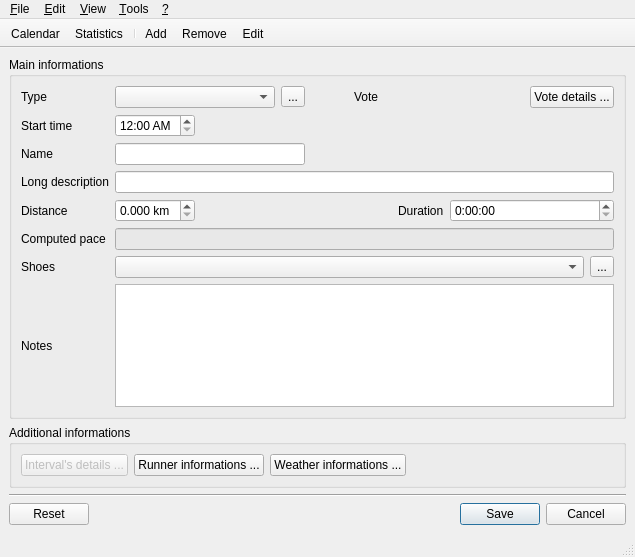
<ui version="4.0" >
 <class>MainView</class>
 <widget class="QMainWindow" name="MainView" >
  <property name="geometry" >
   <rect>
    <x>0</x>
    <y>0</y>
    <width>635</width>
    <height>557</height>
   </rect>
  </property>
  <property name="windowTitle" >
   <string>Running</string>
  </property>
  <property name="windowIcon" >
   <iconset>
    <normaloff>:mainicon</normaloff>:mainicon</iconset>
  </property>
  <widget class="QWidget" name="centralwidget" >
   <layout class="QVBoxLayout" name="verticalLayout_3" >
    <property name="margin" >
     <number>0</number>
    </property>
    <item>
     <widget class="QStackedWidget" name="stackedWidget" >
      <property name="currentIndex" >
       <number>1</number>
      </property>
      <widget class="QWidget" name="calendarPage" >
       <layout class="QHBoxLayout" name="horizontalLayout_3" >
        <property name="margin" >
         <number>0</number>
        </property>
        <item>
         <widget class="CalendarWidget" name="calendarWidget" >
          <property name="firstDayOfWeek" >
           <enum>Qt::Monday</enum>
          </property>
          <property name="gridVisible" >
           <bool>true</bool>
          </property>
          <property name="horizontalHeaderFormat" >
           <enum>QCalendarWidget::LongDayNames</enum>
          </property>
          <property name="verticalHeaderFormat" >
           <enum>QCalendarWidget::NoVerticalHeader</enum>
          </property>
          <property name="dateEditEnabled" >
           <bool>false</bool>
          </property>
         </widget>
        </item>
       </layout>
      </widget>
      <widget class="QWidget" name="eventPage" >
       <layout class="QVBoxLayout" name="verticalLayout" >
        <item>
         <widget class="QGroupBox" name="groupBox" >
          <property name="sizePolicy" >
           <sizepolicy vsizetype="Preferred" hsizetype="Preferred" >
            <horstretch>0</horstretch>
            <verstretch>1</verstretch>
           </sizepolicy>
          </property>
          <property name="title" >
           <string>Main informations</string>
          </property>
          <layout class="QGridLayout" name="gridLayout" >
           <item row="0" column="0" >
            <widget class="QLabel" name="eventTypeLabel" >
             <property name="text" >
              <string>Type</string>
             </property>
             <property name="buddy" >
              <cstring>eventTypeComboBox</cstring>
             </property>
            </widget>
           </item>
           <item row="0" column="1" colspan="3" >
            <widget class="QComboBox" name="eventTypeComboBox" >
             <property name="sizePolicy" >
              <sizepolicy vsizetype="Fixed" hsizetype="Preferred" >
               <horstretch>1</horstretch>
               <verstretch>0</verstretch>
              </sizepolicy>
             </property>
            </widget>
           </item>
           <item row="0" column="5" >
            <spacer name="horizontalSpacer_3" >
             <property name="orientation" >
              <enum>Qt::Horizontal</enum>
             </property>
             <property name="sizeHint" stdset="0" >
              <size>
               <width>40</width>
               <height>20</height>
              </size>
             </property>
            </spacer>
           </item>
           <item row="0" column="6" >
            <widget class="QLabel" name="voteLabel" >
             <property name="text" >
              <string>Vote</string>
             </property>
            </widget>
           </item>
           <item row="0" column="7" colspan="3" >
            <widget class="QxtStars" native="1" name="starsSlider" />
           </item>
           <item row="1" column="0" >
            <widget class="QLabel" name="startLabel" >
             <property name="text" >
              <string>Start time</string>
             </property>
             <property name="buddy" >
              <cstring>startTimeEdit</cstring>
             </property>
            </widget>
           </item>
           <item row="1" column="1" >
            <widget class="QTimeEdit" name="startTimeEdit" >
             <property name="displayFormat" >
              <string>h:mm AP</string>
             </property>
            </widget>
           </item>
           <item row="1" column="2" colspan="9" >
            <spacer name="horizontalSpacer" >
             <property name="orientation" >
              <enum>Qt::Horizontal</enum>
             </property>
             <property name="sizeHint" stdset="0" >
              <size>
               <width>40</width>
               <height>20</height>
              </size>
             </property>
            </spacer>
           </item>
           <item row="2" column="0" >
            <widget class="QLabel" name="nameLabel" >
             <property name="text" >
              <string>Name</string>
             </property>
             <property name="buddy" >
              <cstring>nameLineEdit</cstring>
             </property>
            </widget>
           </item>
           <item row="2" column="1" colspan="4" >
            <widget class="QLineEdit" name="nameLineEdit" />
           </item>
           <item row="2" column="5" colspan="6" >
            <spacer name="horizontalSpacer_4" >
             <property name="orientation" >
              <enum>Qt::Horizontal</enum>
             </property>
             <property name="sizeHint" stdset="0" >
              <size>
               <width>40</width>
               <height>20</height>
              </size>
             </property>
            </spacer>
           </item>
           <item row="3" column="0" >
            <widget class="QLabel" name="descriptionLabel" >
             <property name="text" >
              <string>Long description</string>
             </property>
             <property name="buddy" >
              <cstring>descriptionLineEdit</cstring>
             </property>
            </widget>
           </item>
           <item row="3" column="1" colspan="10" >
            <widget class="QLineEdit" name="descriptionLineEdit" />
           </item>
           <item row="4" column="0" >
            <widget class="QLabel" name="distanceLabel" >
             <property name="text" >
              <string>Distance</string>
             </property>
             <property name="buddy" >
              <cstring>distanceDoubleSpinBox</cstring>
             </property>
            </widget>
           </item>
           <item row="4" column="1" >
            <widget class="QDoubleSpinBox" name="distanceDoubleSpinBox" >
             <property name="sizePolicy" >
              <sizepolicy vsizetype="Fixed" hsizetype="Minimum" >
               <horstretch>0</horstretch>
               <verstretch>0</verstretch>
              </sizepolicy>
             </property>
             <property name="minimumSize" >
              <size>
               <width>80</width>
               <height>0</height>
              </size>
             </property>
             <property name="suffix" >
              <string> km</string>
             </property>
             <property name="decimals" >
              <number>3</number>
             </property>
             <property name="maximum" >
              <double>999.990000000000009</double>
             </property>
            </widget>
           </item>
           <item row="4" column="2" colspan="5" >
            <spacer name="horizontalSpacer_2" >
             <property name="orientation" >
              <enum>Qt::Horizontal</enum>
             </property>
             <property name="sizeHint" stdset="0" >
              <size>
               <width>40</width>
               <height>20</height>
              </size>
             </property>
            </spacer>
           </item>
           <item row="4" column="7" >
            <widget class="QLabel" name="durationLabel" >
             <property name="text" >
              <string>Duration</string>
             </property>
             <property name="buddy" >
              <cstring>durationTimeEdit</cstring>
             </property>
            </widget>
           </item>
           <item row="4" column="8" colspan="3" >
            <widget class="QTimeEdit" name="durationTimeEdit" >
             <property name="sizePolicy" >
              <sizepolicy vsizetype="Fixed" hsizetype="Minimum" >
               <horstretch>0</horstretch>
               <verstretch>0</verstretch>
              </sizepolicy>
             </property>
             <property name="displayFormat" >
              <string>h:mm:ss</string>
             </property>
            </widget>
           </item>
           <item row="5" column="0" >
            <widget class="QLabel" name="paceLabel" >
             <property name="text" >
              <string>Computed pace</string>
             </property>
             <property name="buddy" >
              <cstring>paceLineEdit</cstring>
             </property>
            </widget>
           </item>
           <item row="5" column="1" colspan="10" >
            <widget class="QLineEdit" name="paceLineEdit" >
             <property name="sizePolicy" >
              <sizepolicy vsizetype="Fixed" hsizetype="Expanding" >
               <horstretch>1</horstretch>
               <verstretch>0</verstretch>
              </sizepolicy>
             </property>
             <property name="palette" >
              <palette>
               <active>
                <colorrole role="Base" >
                 <brush brushstyle="SolidPattern" >
                  <color alpha="255" >
                   <red>232</red>
                   <green>232</green>
                   <blue>232</blue>
                  </color>
                 </brush>
                </colorrole>
               </active>
               <inactive>
                <colorrole role="Base" >
                 <brush brushstyle="SolidPattern" >
                  <color alpha="255" >
                   <red>232</red>
                   <green>232</green>
                   <blue>232</blue>
                  </color>
                 </brush>
                </colorrole>
               </inactive>
               <disabled>
                <colorrole role="Base" >
                 <brush brushstyle="SolidPattern" >
                  <color alpha="255" >
                   <red>232</red>
                   <green>232</green>
                   <blue>232</blue>
                  </color>
                 </brush>
                </colorrole>
               </disabled>
              </palette>
             </property>
             <property name="readOnly" >
              <bool>true</bool>
             </property>
            </widget>
           </item>
           <item row="6" column="0" >
            <widget class="QLabel" name="shoeLabel" >
             <property name="text" >
              <string>Shoes</string>
             </property>
             <property name="buddy" >
              <cstring>shoeComboBox</cstring>
             </property>
            </widget>
           </item>
           <item row="6" column="1" colspan="10" >
            <layout class="QHBoxLayout" name="horizontalLayout_2" >
             <item>
              <widget class="QComboBox" name="shoeComboBox" />
             </item>
             <item>
              <widget class="QToolButton" name="shoeToolButton" >
               <property name="text" >
                <string>...</string>
               </property>
              </widget>
             </item>
            </layout>
           </item>
           <item row="7" column="0" >
            <widget class="QLabel" name="paceLabel_2" >
             <property name="text" >
              <string>Notes</string>
             </property>
             <property name="buddy" >
              <cstring>notesPlainTextEdit</cstring>
             </property>
            </widget>
           </item>
           <item row="7" column="1" colspan="10" >
            <widget class="QPlainTextEdit" name="notesPlainTextEdit" />
           </item>
           <item row="0" column="10" >
            <widget class="QPushButton" name="votePushButton" >
             <property name="text" >
              <string>Vote details ...</string>
             </property>
            </widget>
           </item>
           <item row="0" column="4" >
            <widget class="QToolButton" name="eventTypeToolButton" >
             <property name="text" >
              <string>...</string>
             </property>
            </widget>
           </item>
          </layout>
         </widget>
        </item>
        <item>
         <widget class="QGroupBox" name="groupBox_2" >
          <property name="title" >
           <string>Additional informations</string>
          </property>
          <layout class="QVBoxLayout" name="verticalLayout_5" >
           <item>
            <layout class="QHBoxLayout" name="horizontalLayout_5" >
             <item>
              <widget class="QPushButton" name="intervalsPushButton" >
               <property name="enabled" >
                <bool>false</bool>
               </property>
               <property name="text" >
                <string>Interval's details ...</string>
               </property>
              </widget>
             </item>
             <item>
              <widget class="QPushButton" name="runnerInfoPushButton" >
               <property name="text" >
                <string>Runner informations ...</string>
               </property>
              </widget>
             </item>
             <item>
              <widget class="QPushButton" name="weatherInfoPushButton" >
               <property name="text" >
                <string>Weather informations ...</string>
               </property>
              </widget>
             </item>
             <item>
              <spacer name="horizontalSpacer_7" >
               <property name="orientation" >
                <enum>Qt::Horizontal</enum>
               </property>
               <property name="sizeHint" stdset="0" >
                <size>
                 <width>40</width>
                 <height>20</height>
                </size>
               </property>
              </spacer>
             </item>
            </layout>
           </item>
          </layout>
         </widget>
        </item>
        <item>
         <widget class="Line" name="line" >
          <property name="orientation" >
           <enum>Qt::Horizontal</enum>
          </property>
         </widget>
        </item>
        <item>
         <layout class="QHBoxLayout" name="horizontalLayout" >
          <item>
           <widget class="QPushButton" name="resetPushButton" >
            <property name="text" >
             <string>Reset</string>
            </property>
            <property name="icon" >
             <iconset>
              <normaloff>:reset</normaloff>:reset</iconset>
            </property>
           </widget>
          </item>
          <item>
           <spacer name="horizontalSpacer_5" >
            <property name="orientation" >
             <enum>Qt::Horizontal</enum>
            </property>
            <property name="sizeHint" stdset="0" >
             <size>
              <width>338</width>
              <height>23</height>
             </size>
            </property>
           </spacer>
          </item>
          <item>
           <widget class="QPushButton" name="savePushButton" >
            <property name="text" >
             <string>Save</string>
            </property>
            <property name="icon" >
             <iconset>
              <normaloff>:save</normaloff>:save</iconset>
            </property>
            <property name="autoDefault" >
             <bool>true</bool>
            </property>
            <property name="default" >
             <bool>true</bool>
            </property>
           </widget>
          </item>
          <item>
           <widget class="QPushButton" name="cancelPushButton" >
            <property name="text" >
             <string>Cancel</string>
            </property>
            <property name="icon" >
             <iconset>
              <normaloff>:cancel</normaloff>:cancel</iconset>
            </property>
           </widget>
          </item>
         </layout>
        </item>
       </layout>
      </widget>
      <widget class="QWidget" name="statisticsPage" >
       <layout class="QVBoxLayout" name="verticalLayout_2" >
        <item>
         <layout class="QHBoxLayout" name="horizontalLayout_4" >
          <item>
           <widget class="QLabel" name="label" >
            <property name="text" >
             <string>Search type:</string>
            </property>
           </widget>
          </item>
          <item>
           <widget class="QPushButton" name="statisticsPageEventsPushButton" >
            <property name="text" >
             <string>Events</string>
            </property>
           </widget>
          </item>
          <item>
           <widget class="QPushButton" name="statisticsPageShoesPushButton" >
            <property name="text" >
             <string>Shoes</string>
            </property>
           </widget>
          </item>
          <item>
           <spacer name="horizontalSpacer_6" >
            <property name="orientation" >
             <enum>Qt::Horizontal</enum>
            </property>
            <property name="sizeHint" stdset="0" >
             <size>
              <width>40</width>
              <height>20</height>
             </size>
            </property>
           </spacer>
          </item>
         </layout>
        </item>
        <item>
         <widget class="QScrollArea" name="scrollArea" >
          <property name="widgetResizable" >
           <bool>true</bool>
          </property>
          <widget class="QWidget" name="scrollAreaWidgetContents" >
           <property name="geometry" >
            <rect>
             <x>0</x>
             <y>0</y>
             <width>98</width>
             <height>28</height>
            </rect>
           </property>
           <layout class="QVBoxLayout" name="verticalLayout_4" >
            <property name="margin" >
             <number>0</number>
            </property>
            <item>
             <widget class="StatisticsWidget" native="1" name="statisticsWidget" >
              <property name="palette" >
               <palette>
                <active>
                 <colorrole role="Base" >
                  <brush brushstyle="SolidPattern" >
                   <color alpha="255" >
                    <red>255</red>
                    <green>255</green>
                    <blue>255</blue>
                   </color>
                  </brush>
                 </colorrole>
                 <colorrole role="Window" >
                  <brush brushstyle="SolidPattern" >
                   <color alpha="255" >
                    <red>255</red>
                    <green>255</green>
                    <blue>255</blue>
                   </color>
                  </brush>
                 </colorrole>
                </active>
                <inactive>
                 <colorrole role="Base" >
                  <brush brushstyle="SolidPattern" >
                   <color alpha="255" >
                    <red>255</red>
                    <green>255</green>
                    <blue>255</blue>
                   </color>
                  </brush>
                 </colorrole>
                 <colorrole role="Window" >
                  <brush brushstyle="SolidPattern" >
                   <color alpha="255" >
                    <red>255</red>
                    <green>255</green>
                    <blue>255</blue>
                   </color>
                  </brush>
                 </colorrole>
                </inactive>
                <disabled>
                 <colorrole role="Base" >
                  <brush brushstyle="SolidPattern" >
                   <color alpha="255" >
                    <red>255</red>
                    <green>255</green>
                    <blue>255</blue>
                   </color>
                  </brush>
                 </colorrole>
                 <colorrole role="Window" >
                  <brush brushstyle="SolidPattern" >
                   <color alpha="255" >
                    <red>255</red>
                    <green>255</green>
                    <blue>255</blue>
                   </color>
                  </brush>
                 </colorrole>
                </disabled>
               </palette>
              </property>
              <property name="autoFillBackground" >
               <bool>true</bool>
              </property>
             </widget>
            </item>
           </layout>
          </widget>
         </widget>
        </item>
       </layout>
      </widget>
     </widget>
    </item>
   </layout>
  </widget>
  <widget class="QMenuBar" name="menubar" >
   <property name="geometry" >
    <rect>
     <x>0</x>
     <y>0</y>
     <width>635</width>
     <height>21</height>
    </rect>
   </property>
   <widget class="QMenu" name="menuFile" >
    <property name="title" >
     <string>&amp;File</string>
    </property>
    <addaction name="actionExit" />
   </widget>
   <widget class="QMenu" name="menuEdit" >
    <property name="title" >
     <string>&amp;Edit</string>
    </property>
    <addaction name="actionAdd" />
    <addaction name="actionRemove" />
    <addaction name="actionEdit" />
    <addaction name="separator" />
   </widget>
   <widget class="QMenu" name="menuView" >
    <property name="title" >
     <string>&amp;View</string>
    </property>
    <addaction name="actionShowCalendar" />
    <addaction name="actionShowStatistics" />
   </widget>
   <widget class="QMenu" name="menuHelp" >
    <property name="title" >
     <string>&amp;?</string>
    </property>
    <addaction name="actionAbout" />
   </widget>
   <widget class="QMenu" name="menuTools" >
    <property name="title" >
     <string>&amp;Tools</string>
    </property>
    <addaction name="actionEditEventType" />
    <addaction name="actionEditShoeMaker" />
    <addaction name="actionEditShoeModel" />
    <addaction name="actionEditWeather" />
    <addaction name="actionEditIntervalType" />
   </widget>
   <addaction name="menuFile" />
   <addaction name="menuEdit" />
   <addaction name="menuView" />
   <addaction name="menuTools" />
   <addaction name="menuHelp" />
  </widget>
  <widget class="QStatusBar" name="statusbar" />
  <widget class="QToolBar" name="toolBar" >
   <property name="movable" >
    <bool>false</bool>
   </property>
   <property name="iconSize" >
    <size>
     <width>16</width>
     <height>16</height>
    </size>
   </property>
   <property name="toolButtonStyle" >
    <enum>Qt::ToolButtonTextBesideIcon</enum>
   </property>
   <property name="floatable" >
    <bool>false</bool>
   </property>
   <attribute name="toolBarArea" >
    <enum>TopToolBarArea</enum>
   </attribute>
   <attribute name="toolBarBreak" >
    <bool>false</bool>
   </attribute>
   <addaction name="actionShowCalendar" />
   <addaction name="actionShowStatistics" />
   <addaction name="separator" />
   <addaction name="actionAdd" />
   <addaction name="actionRemove" />
   <addaction name="actionEdit" />
  </widget>
  <action name="actionAdd" >
   <property name="icon" >
    <iconset>
     <normaloff>:event_add</normaloff>:event_add</iconset>
   </property>
   <property name="text" >
    <string>Add</string>
   </property>
  </action>
  <action name="actionRemove" >
   <property name="icon" >
    <iconset>
     <normaloff>:event_delete</normaloff>:event_delete</iconset>
   </property>
   <property name="text" >
    <string>Remove</string>
   </property>
  </action>
  <action name="actionExit" >
   <property name="icon" >
    <iconset>
     <normaloff>:exit</normaloff>:exit</iconset>
   </property>
   <property name="text" >
    <string>Exit</string>
   </property>
  </action>
  <action name="actionAbout" >
   <property name="icon" >
    <iconset>
     <normaloff>:about</normaloff>:about</iconset>
   </property>
   <property name="text" >
    <string>About</string>
   </property>
  </action>
  <action name="actionEdit" >
   <property name="icon" >
    <iconset>
     <normaloff>:event_edit</normaloff>:event_edit</iconset>
   </property>
   <property name="text" >
    <string>Edit</string>
   </property>
  </action>
  <action name="actionShowCalendar" >
   <property name="icon" >
    <iconset>
     <normaloff>:calendar</normaloff>:calendar</iconset>
   </property>
   <property name="text" >
    <string>Calendar</string>
   </property>
  </action>
  <action name="actionShowStatistics" >
   <property name="icon" >
    <iconset>
     <normaloff>:statistics</normaloff>:statistics</iconset>
   </property>
   <property name="text" >
    <string>Statistics</string>
   </property>
  </action>
  <action name="actionEditEventType" >
   <property name="icon" >
    <iconset>
     <normaloff>:table_edit</normaloff>:table_edit</iconset>
   </property>
   <property name="text" >
    <string>Edit "Event type"</string>
   </property>
  </action>
  <action name="actionEditShoeMaker" >
   <property name="icon" >
    <iconset>
     <normaloff>:table_edit</normaloff>:table_edit</iconset>
   </property>
   <property name="text" >
    <string>Edit "Shoe maker"</string>
   </property>
  </action>
  <action name="actionEditShoeModel" >
   <property name="icon" >
    <iconset>
     <normaloff>:table_edit</normaloff>:table_edit</iconset>
   </property>
   <property name="text" >
    <string>Edit "Shoe model"</string>
   </property>
  </action>
  <action name="actionEditShoe" >
   <property name="icon" >
    <iconset>
     <normaloff>:table_edit</normaloff>:table_edit</iconset>
   </property>
   <property name="text" >
    <string>Edit "Shoe"</string>
   </property>
  </action>
  <action name="actionEditWeather" >
   <property name="icon" >
    <iconset resource="../../../resources/application.qrc" >
     <normaloff>:/table_edit</normaloff>:/table_edit</iconset>
   </property>
   <property name="text" >
    <string>Edit "Weather"</string>
   </property>
  </action>
  <action name="actionEditIntervalType" >
   <property name="icon" >
    <iconset resource="../../../resources/application.qrc" >
     <normaloff>:/table_edit</normaloff>:/table_edit</iconset>
   </property>
   <property name="text" >
    <string>Edit "Interval type"</string>
   </property>
  </action>
  <action name="actionEditInterval" >
   <property name="icon" >
    <iconset resource="../../../resources/application.qrc" >
     <normaloff>:/table_edit</normaloff>:/table_edit</iconset>
   </property>
   <property name="text" >
    <string>Edit "Interval"</string>
   </property>
  </action>
 </widget>
 <customwidgets>
  <customwidget>
   <class>CalendarWidget</class>
   <extends>QCalendarWidget</extends>
   <header>../src/widgets/calendarwidget.h</header>
  </customwidget>
  <customwidget>
   <class>StatisticsWidget</class>
   <extends>QWidget</extends>
   <header>../src/widgets/statisticswidget.h</header>
   <container>1</container>
  </customwidget>
  <customwidget>
   <class>QxtStars</class>
   <extends>QWidget</extends>
   <header>../src/widgets/qxtstars/qxtstars.h</header>
   <container>1</container>
  </customwidget>
 </customwidgets>
 <tabstops>
  <tabstop>eventTypeComboBox</tabstop>
  <tabstop>startTimeEdit</tabstop>
  <tabstop>nameLineEdit</tabstop>
  <tabstop>descriptionLineEdit</tabstop>
  <tabstop>distanceDoubleSpinBox</tabstop>
  <tabstop>durationTimeEdit</tabstop>
  <tabstop>paceLineEdit</tabstop>
  <tabstop>savePushButton</tabstop>
  <tabstop>cancelPushButton</tabstop>
  <tabstop>calendarWidget</tabstop>
 </tabstops>
 <resources>
  <include location="../../../resources/application.qrc" />
 </resources>
 <connections/>
</ui>
